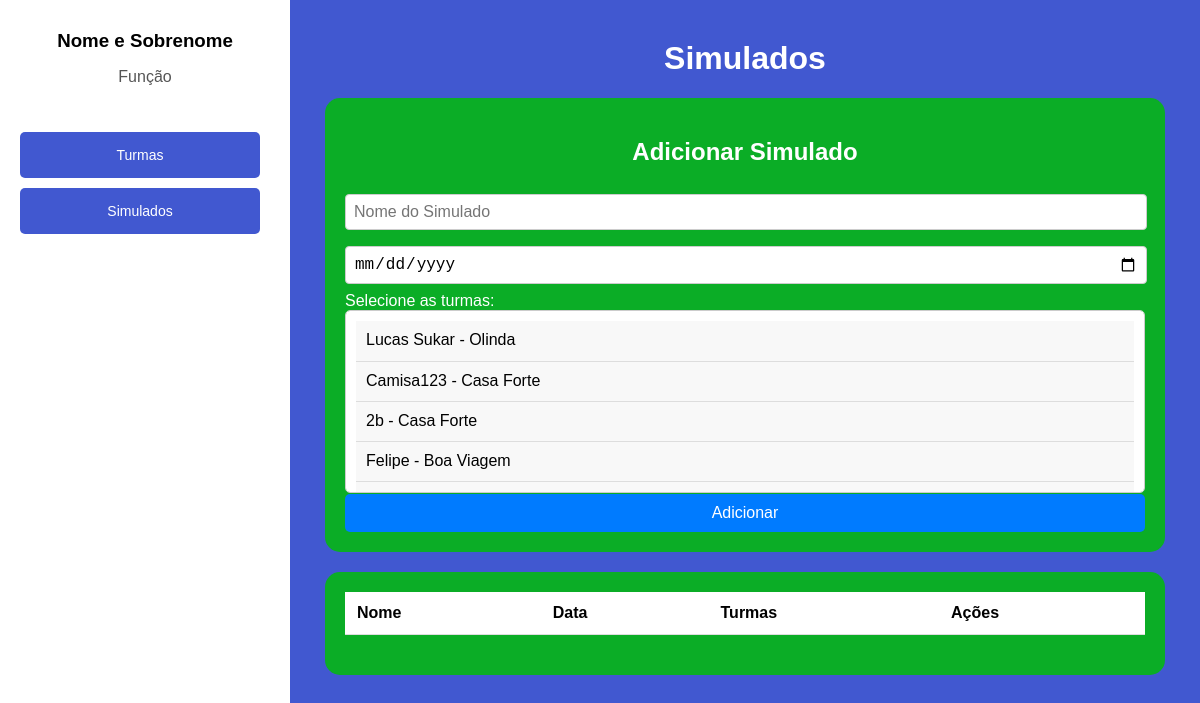
Page /cadastros/simulados/ (signed in) on the earlier database version.
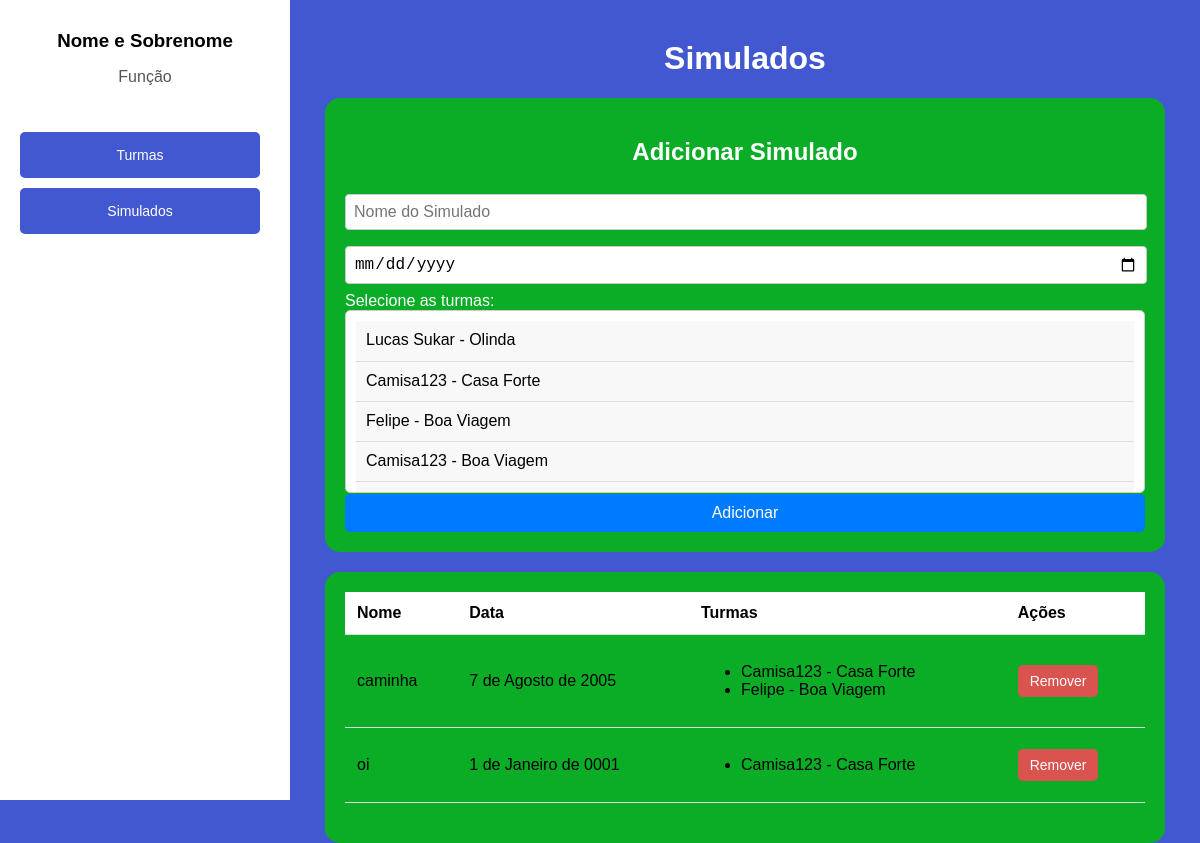
Same page on the later database version.
### cadastros/models.py (models this page shows, shortened)
class Simulado(models.Model):
    nome = models.CharField(max_length=100)
    turmas = models.ManyToManyField(Turma, related_name='simulados')
    data = models.DateField()

class Turma(models.Model):
    nome = models.CharField(max_length=100)
    unidade = models.ForeignKey(Unidade, on_delete=models.CASCADE, related_name='turmas')

class Unidade(models.Model):
    nome = models.CharField(max_length=100, unique=True)

### cadastros/views.py (the view, shortened to what this page needs)
# urls.py: path('simulados/', SimuladoView.as_view(), name='listar_simulados'),  # Lista todos os simulados
class SimuladoView(LoginRequiredMixin, View):
    login_url = '/login/'
    template_name_list = 'listar_simulados.html'
    def get(self, request):
        simulados = Simulado.objects.all()  # Lista todos os simulados
        turmas = Turma.objects.all()  # Mostra todas as turmas disponíveis para adicionar simulados
        return render(request, self.template_name_list, {'simulados': simulados, 'turmas': turmas})

### cadastros/templates/listar_simulados.html (shortened to what this page needs)
<!DOCTYPE html>
<html lang="pt-br">
<head>
</head>
<body>
<div class="sidebar">
        <div class="profile">
            <h3>Nome e Sobrenome</h3>
            <p>Função</p>
        </div>
        <nav>
            <a href="{% url 'turmas' %}">Turmas</a>
            <a href="#">Simulados</a>
        </nav>
    </div>
    <div class="container">
        <h1>Simulados</h1>
        <div class="form-container">
            <h2>Adicionar Simulado</h2>
            <form id="add-simulado-form">
                <input type="text" name="nome" placeholder="Nome do Simulado" required>
                <input type="date" name="data" required>
                <label for="turmas">Selecione as turmas:</label>
                <select name="turmas" id="turmas" multiple required>
                    {% if turmas %}
                        {% for turma in turmas %}
                            <option value="{{ turma.id }}">{{ turma.nome }} - {{ turma.unidade.nome }}</option>
                        {% endfor %}
                    {% else %}
                        <option disabled>Nenhuma turma encontrada</option>
                    {% endif %}
                </select>
                <button type="submit" class="submit">Adicionar</button>
            </form>
        </div>
        <div class="table-container">
            <table>
                <thead>
                    <tr>
                        <th>Nome</th>
                        <th>Data</th>
                        <th>Turmas</th>
                        <th>Ações</th>
                    </tr>
                </thead>
                <tbody>
                    {% for simulado in simulados %}
                    <tr id="simulado-{{ simulado.id }}">
                        <td>{{ simulado.nome }}</td>
                        <td>{{ simulado.data }}</td>
                        <td>
                            <ul>
                                {% for turma in simulado.turmas.all %}
                                <li>{{ turma.nome }} - {{ turma.unidade.nome }}</li>
                                {% endfor %}
                            </ul>
                        </td>
                        <td><button class="remover-simulado" data-id="{{ simulado.id }}">Remover</button>
                        </td>
                    </tr>
                    {% endfor %}
                </tbody>
            </table>
        </div>
    </div>
</body>
</html>

Differences in the rows shown:
added Simulado: nome "caminha", data "7 de Agosto de 2005"
now on this page (row unchanged): Turma: {{ turma.id }} 3 (drawn), nome "Camisa123", unidade.nome "Casa Forte"
now on this page (row unchanged): Turma: {{ turma.id }} 5 (drawn), nome "Felipe", unidade.nome "Boa Viagem"
added Simulado: nome "oi", data "1 de Janeiro de 0001"
Other differences:
form field turmas: "Lucas Sukar - Olinda / Camisa123 - Casa Forte / 2b - Casa Forte / Felipe - Boa Viagem" → "Lucas Sukar - Olinda / Camisa123 - Casa Forte / Felipe - Boa Viagem / Camisa123 - Boa Viagem"
